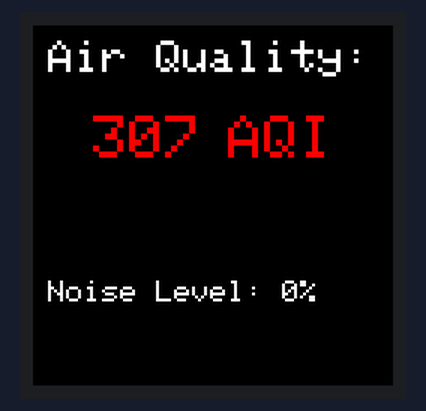
A sketch run on a simulated ESP32. Parts: 240×240 colour display. I2S audio is not simulated (input reads silence); random numbers use the default seed unless the sketch sets one.

Above: at 0.4 s.
At 2.6 s:
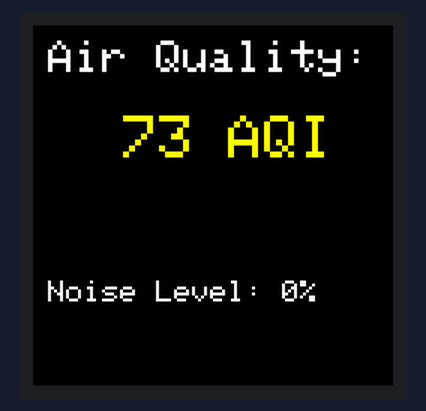
At 5.9 s:
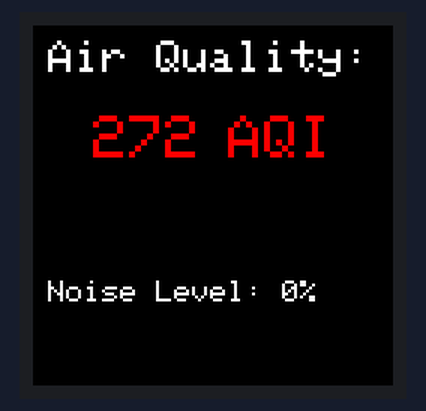
At 13.8 s:
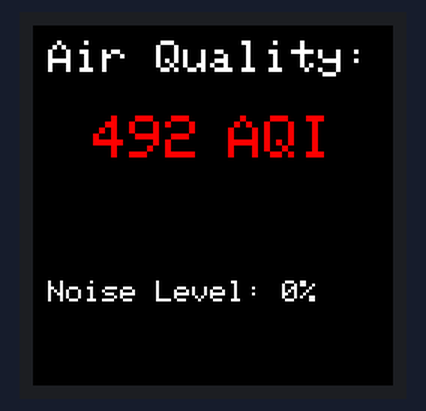
At 21.6 s:
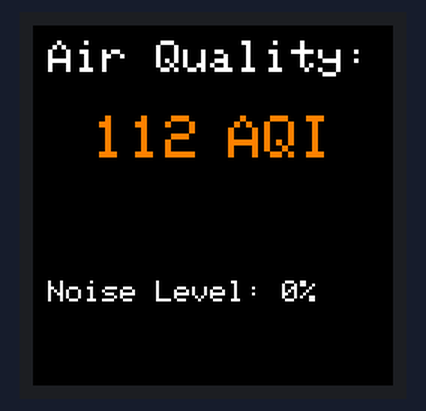
At 38.5 s:
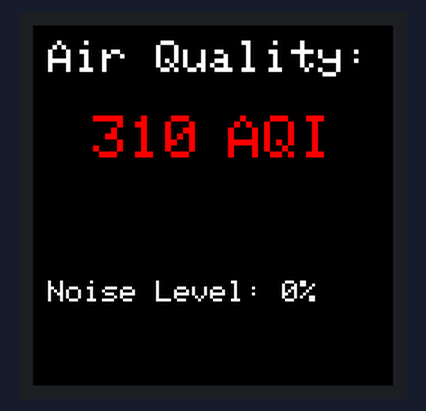

Measured:
- what the display in image 0 shows lasts 1.1 s, from 0.3 s to 1.4 s

The sketch:

RTOS_display_semaphore.ino
```cpp
#include <Arduino.h>
#include <driver/i2s.h>
#include <Adafruit_GFX.h>    // Core graphics library
#include <Adafruit_ST7789.h> // Hardware-specific library for ST7789
#include <SPI.h>             // Arduino SPI library

#define TFT_CS  13
#define TFT_RST 5
#define TFT_DC 4
#define I2S_WS 15    // I2S word select pin
#define I2S_SCK 14   // I2S clock pin
#define I2S_SD 32    // I2S data pin

// I2S configuration
const i2s_config_t i2s_config = {
  .mode = i2s_mode_t(I2S_MODE_MASTER | I2S_MODE_RX), // Receive mode
  .sample_rate = 44100,                             // Sample rate
  .bits_per_sample = i2s_bits_per_sample_t(16),     // Bits per sample
  .channel_format = I2S_CHANNEL_FMT_ONLY_LEFT,      // Only left channel
  .communication_format = i2s_comm_format_t(I2S_COMM_FORMAT_I2S),
  .intr_alloc_flags = ESP_INTR_FLAG_LEVEL1,         // Interrupt level 1
  .dma_buf_count = 8,                               // Number of DMA buffers
  .dma_buf_len = 1024,                              // DMA buffer length
  .use_apll = false,
  .tx_desc_auto_clear = false,
  .fixed_mclk = 0
};

// I2S pin configuration
const i2s_pin_config_t pin_config = {
  .bck_io_num = I2S_SCK,
  .ws_io_num = I2S_WS,
  .data_out_num = I2S_PIN_NO_CHANGE,
  .data_in_num = I2S_SD
};

// Initialize Adafruit ST7789 TFT library
Adafruit_ST7789 tft = Adafruit_ST7789(TFT_CS, TFT_DC, TFT_RST);

// Mutex for TFT display access
SemaphoreHandle_t tftMutex ;

int16_t i2sData[1024];
int32_t sum = 0;
int R = 1;
int Traffic_delay = 1000;
int sensitivity = 50; // Sensitivity variable (0 to 100)

void Traffic_display_airquality(void *pvParameters);
TaskHandle_t Traffic_display_airquality_handler;

void Traffic_display_noise(void *pvParameters);
TaskHandle_t Traffic_display_noise_handler;

EventGroupHandle_t Traffic_lights_time_signal;

void setup(){
  Serial.begin(115200);
  i2s_driver_install(I2S_NUM_0, &i2s_config, 0, NULL);
  i2s_set_pin(I2S_NUM_0, &pin_config);
  i2s_set_clk(I2S_NUM_0, 44100, I2S_BITS_PER_SAMPLE_16BIT, I2S_CHANNEL_MONO);

  tft.init(240, 240, SPI_MODE2);    // Init ST7789 display 240x240 pixels
  tft.setRotation(3);
  tft.fillScreen(ST77XX_BLACK);
  tft.fillRect(0, 0, 240, 240, ST77XX_BLACK);
  tft.setTextSize(3);
  tft.setTextColor(ST77XX_WHITE);
  tft.setCursor(10, 10);
  tft.println("Air Quality:");

  // Create mutex for TFT display access
  tftMutex = xSemaphoreCreateMutex();

  Traffic_lights_time_signal = xEventGroupCreate();

  xTaskCreate(Traffic_display_airquality, "display", 2048, NULL, 1 , &Traffic_display_airquality_handler);
  xTaskCreate(Traffic_display_noise, "display", 2048, NULL, 1 , &Traffic_display_noise_handler);
}

void displayAirQuality(int value) {
  // Acquire mutex to access TFT display
  if (xSemaphoreTake(tftMutex, portMAX_DELAY) == pdTRUE) {
    int color;
    // Determine text color based on air quality level
    if (value < 50) {
      color = ST77XX_GREEN;
    } else if (value < 100) {
      color = ST77XX_YELLOW;
    } else if (value < 200) {
      color = ST77XX_ORANGE;
    } else {
      color = ST77XX_RED;
    }
    // Clear previous AQI display
    tft.fillRect(10, 60, 220, 60, ST77XX_BLACK);
    // Print air quality value
    tft.setTextColor(color, ST77XX_BLACK);
    tft.setTextSize(4);
    tft.setCursor(10 + 30, 60);
    if (value < 100) {
      tft.print(" ");
      tft.setCursor(30 + 30, 60); // Adjusted position for two-digit values
    }
    tft.print(value);
    // Display AQI text
    tft.setTextSize(4);
    tft.setCursor(100 + 30, 60); // Adjusted AQI text position
    tft.println("AQI");
    // Release mutex after TFT display access
    xSemaphoreGive(tftMutex);
  }
}

void displayNoiseIndication(int noiseLevel) {
  // Acquire mutex to access TFT display
  if (xSemaphoreTake(tftMutex, portMAX_DELAY) == pdTRUE) {
    int barWidth = map(noiseLevel, 0, 100, 0, 240); // Map noise level percentage to pixel width
    // Clear previous noise indication display
    tft.fillRect(0, 170, 240, 60, ST77XX_BLACK);
    // Draw noise level bar
    for (int i = 0; i < barWidth; ++i) {
      if (i < barWidth * 0.2) {
        tft.drawFastVLine(i, 200, 30, ST77XX_GREEN);
      } else if (i < barWidth * 0.5) {
        tft.drawFastVLine(i, 200, 30, ST77XX_YELLOW);
      } else if (i < barWidth * 0.8) {
        tft.drawFastVLine(i, 200, 30, ST77XX_ORANGE);
      } else {
        tft.drawFastVLine(i, 200, 30, ST77XX_RED);
      }
    }
    // Display noise level text
    tft.setTextSize(2.5);
    tft.setTextColor(ST77XX_WHITE, ST77XX_BLACK);
    tft.setCursor(10, 170);
    tft.print("Noise Level: ");
    tft.print(noiseLevel);
    tft.println("%");
    // Release mutex after TFT display access
    xSemaphoreGive(tftMutex);
  }
}


void Traffic_display_airquality(void *pvParameters){
  for(;;){
    int airQuality = random(0, 500);
    displayAirQuality(airQuality);
    vTaskDelay(pdMS_TO_TICKS(1100));
  }
}

void Traffic_display_noise(void *pvParameters){
  for(;;){
    size_t bytesRead;
    i2s_read(I2S_NUM_0, i2sData, sizeof(i2sData), &bytesRead, portMAX_DELAY);
    // Calculate RMS value of the audio signal
    sum = 0;
    for (int i = 0; i < bytesRead / 2; ++i) {
      sum += abs(i2sData[i]); // Use absolute value for higher sensitivity to small sounds
    }
    float rms = sum / (bytesRead / 2);
    // Convert RMS to a percentage for noise level (adjusted for sensitivity)
    int maxRMS = map(sensitivity, 0, 100, 1000, 100); // Adjust maxRMS based on sensitivity
    int noiseLevel = map(rms, 0, maxRMS, 0, 100); // Adjust scale as needed
    noiseLevel = constrain(noiseLevel, 0, 100); // Constrain the noise level to 100%
    displayNoiseIndication(noiseLevel); // Display noise level as a bar on the TFT display
    vTaskDelay(pdMS_TO_TICKS(100));
  }
}


void loop(){}
```
